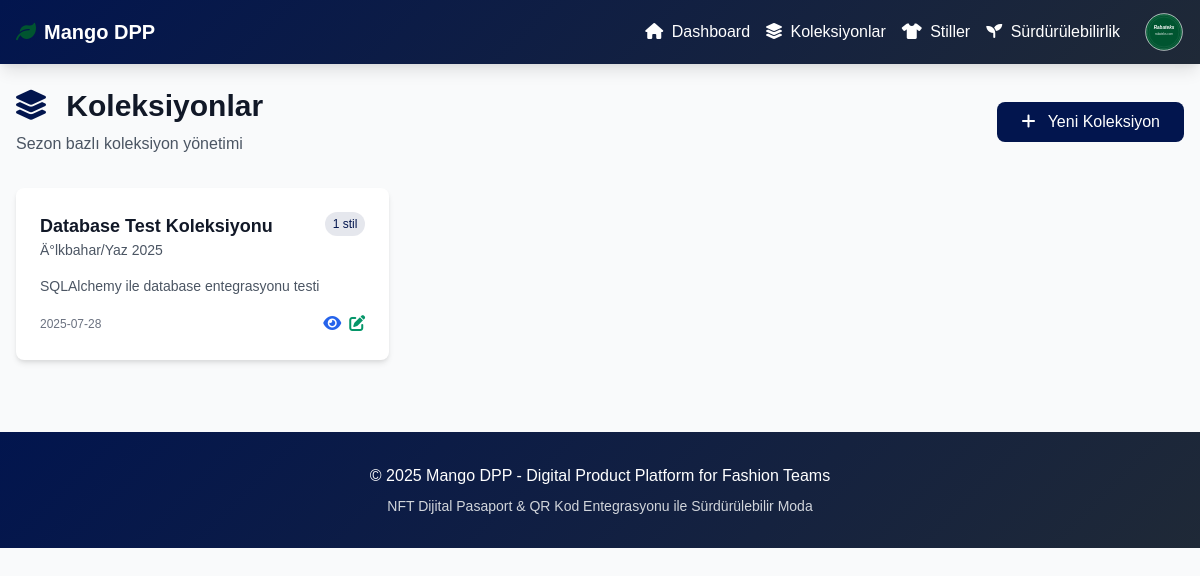
Page /collections on the earlier database version.
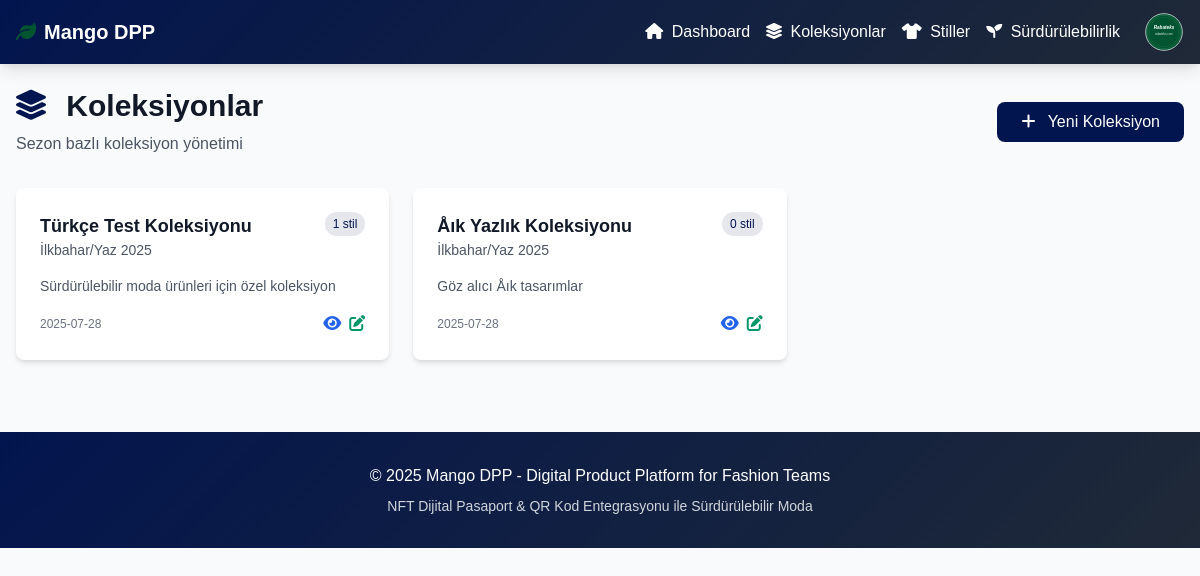
Same page on the later database version.
### models.py (models this page shows)
class Collection(Base):
    __tablename__ = "collections"
    id = Column(String, primary_key=True)
    name = Column(String, nullable=False)
    season = Column(String, nullable=False)
    year = Column(Integer, nullable=False)
    description = Column(Text)
    created_at = Column(DateTime, default=datetime.utcnow)
    styles = relationship("Style", back_populates="collection")

### main.py (the view)
@app.get("/collections")
async def collections_page(request: Request, db: Session = Depends(get_db)):
    collections = mango_dpp.get_collections(db)
    response = templates.TemplateResponse("collections.html", {
        "request": request,
        "collections": collections
    })
    response.headers["Content-Type"] = "text/html; charset=utf-8"
    return response

### templates/collections.html (shortened to what this page needs)
{% extends "base.html" %}
{% block content %}
<div class="mb-8 flex justify-between items-center">
    <div>
        <h1 class="text-3xl font-bold text-gray-900 mb-2">
            <i class="fas fa-layer-group text-navy mr-3"></i>
            Koleksiyonlar
        </h1>
        <p class="text-gray-600">Sezon bazl&inodot; koleksiyon y&ouml;netimi</p>
    </div>
    <button onclick="showCreateModal()" class="bg-navy text-white px-6 py-2 rounded-lg btn-navy transition-colors">
        <i class="fas fa-plus mr-2"></i>
        Yeni Koleksiyon
    </button>
</div>
<div class="grid grid-cols-1 md:grid-cols-2 lg:grid-cols-3 gap-6">
    {% for collection in collections %}
    <div class="bg-white rounded-lg shadow-md p-6 card-hover">
        <div class="flex justify-between items-start mb-4">
            <div>
                <h3 class="text-lg font-semibold text-gray-900">{{ collection.name }}</h3>
                <p class="text-sm text-gray-600">{{ collection.season }} {{ collection.year }}</p>
            </div>
            <span class="bg-navy-light text-navy text-xs px-2 py-1 rounded-full">
                {{ collection.styles|length }} stil
            </span>
        </div>
        <p class="text-gray-600 text-sm mb-4">{{ collection.description }}</p>
        <div class="flex justify-between items-center">
            <span class="text-xs text-gray-500">
                {{ collection.created_at.strftime('%Y-%m-%d') if collection.created_at else '' }}
            </span>
            <div class="flex space-x-2">
                <button class="text-blue-600 hover:text-blue-800">
                    <i class="fas fa-eye"></i>
                </button>
                <button class="text-green-600 hover:text-green-800">
                    <i class="fas fa-edit"></i>
                </button>
            </div>
        </div>
    </div>
    {% endfor %}
</div>
{% endblock %}

Differences in the rows shown:
removed Collection: name "Database Test Koleksiyonu", season "Ä°lkbahar/Yaz", year "2025", styles|length "1", description "SQLAlchemy ile database entegrasyonu testi", created_at "2025-07-28"
added Collection: name "Türkçe Test Koleksiyonu", season "İlkbahar/Yaz", year "2025", styles|length "1", description "Sürdürülebilir moda ürünleri için özel koleksiyon", created_at "2025-07-28"
added Collection: name "Åık Yazlık Koleksiyonu", season "İlkbahar/Yaz", year "2025", styles|length "0", description "Göz alıcı Åık tasarımlar", created_at "2025-07-28"
